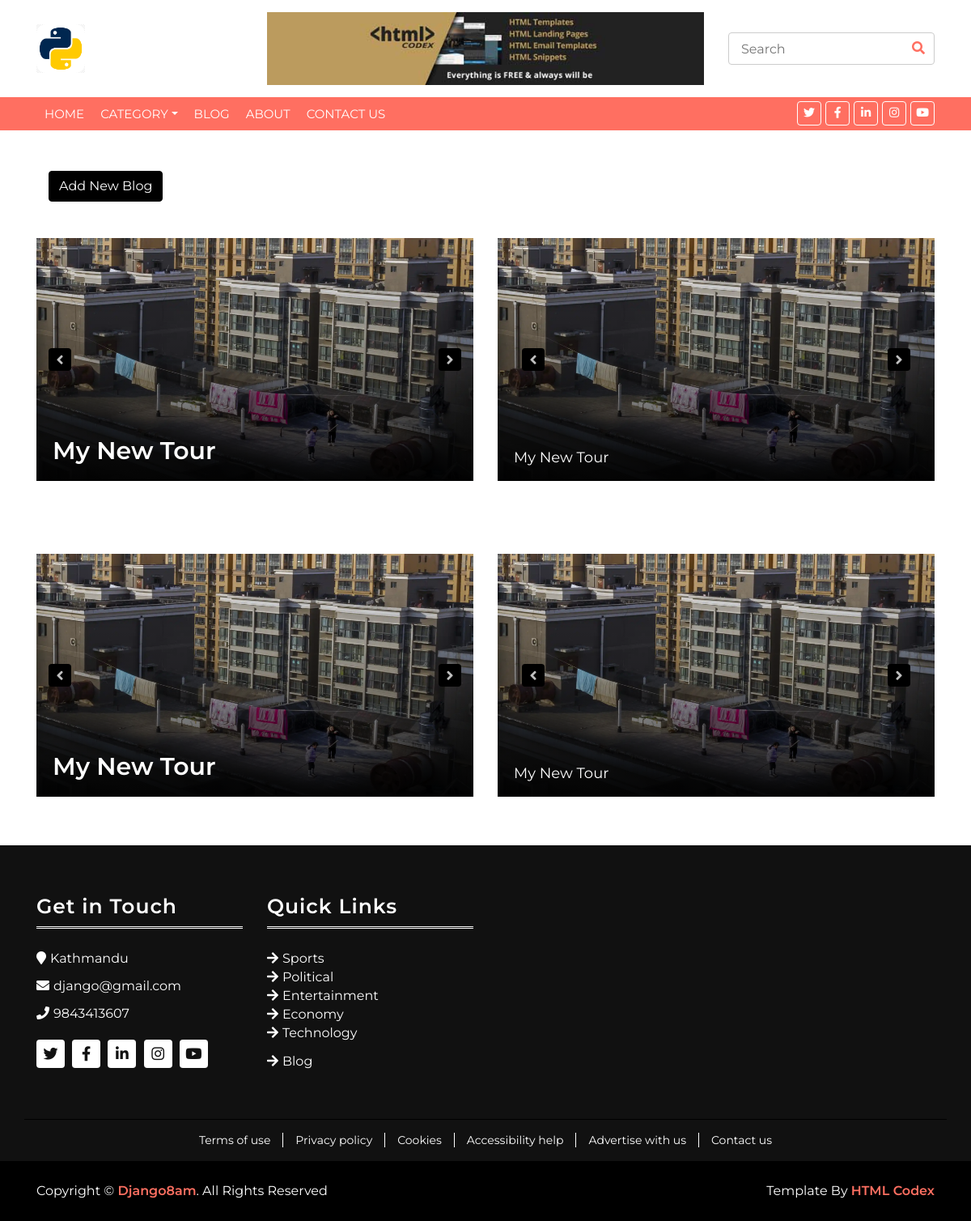
Page /blog on the committed database.
### news/models.py (models this page shows, shortened)
class Setting(models.Model):
    name = models.CharField(max_length=255)
    email = models.EmailField(max_length=255)
    phone = models.CharField(max_length=100, null=True, blank=True)
    address = models.CharField(max_length=100, null=True, blank=True)
    logo = models.ImageField(upload_to="images/", null=True, blank=True)
    favicon = models.ImageField(upload_to="images/", null=True, blank=True)
    facebook = models.CharField(max_length=100, null=True, blank=True)
    twitter = models.CharField(max_length=100, null=True, blank=True)
    instagram = models.CharField(max_length=100, null=True, blank=True)
    linkedin = models.CharField(max_length=100, null=True, blank=True)
    youtube = models.CharField(max_length=100, null=True, blank=True)
    google = models.CharField(max_length=100, null=True, blank=True)
    class Meta:
        verbose_name_plural = 'Settings'

class Blog(models.Model):
    date = models.DateTimeField(auto_now_add=True)
    title = models.CharField(max_length=255)
    author = models.CharField(max_length=100, null=True, blank=True)
    slug = models.SlugField(max_length=255, unique=True)
    image = models.ImageField(upload_to='images/', null=True, blank=True)
    intro = RichTextField(null=True, blank=True)
    content = RichTextField(null=True, blank=True)
    class Meta:
        verbose_name_plural = 'Blog'

class Category(models.Model):
    category_name = models.CharField(max_length=100, unique=True)
    class Meta:
        verbose_name_plural = 'Categories'

### news/views.py (the view)
# urls.py: path('blog', blog, name='blog'),
def blog(request):
    data = {
        'blogsData': Blog.objects.all(),
        'title': "Blog",
    }
    return render(request, 'pages/blogs/blog.html', data)

### news/general.py (called while the page is built)
def data_pass(request):
    data = {
        'title':"News Portal",
        'settingData':Setting.objects.first(),
        'menuCategory':Category.objects.all(),
    }
    return data

### news/templates/pages/blogs/blog.html (shortened to what this page needs)
{% extends 'master/master.html' %}
{% block content %}
<div class="container">
    <div class="col-md-6 tn-left">
        <h3><a href="{% url 'blog_add' %}" ><button class="btn btn-success" style="margin-top:50px">Add New Blog</button></a></h3>
    </div>
</div>
        <div class="top-news">
            <div class="container">
                <div class="row">
                    <div class="col-md-6 tn-left">
                        <div class="row tn-slider">
                            {% for blogs in blogsData %}
                            <div class="col-md-6">
                                <div class="tn-img">
                                    {% if blogs.image %}
                                    <img src="{{blogs.image.url}}" height="300" alt="{{blogs.title}}"/>
                                    {% endif %}
                                    <div class="tn-title">
                                        <a href="{% url 'blog_details' blogs.slug %}">{{blogs.title}}</a>
                                    </div>
                                </div>
                            </div>
                            {% endfor %}
                        </div>
                    </div>
                    <div class="col-md-6 tn-right">
                        <div class="row tn-slider">
                            {% for blogs in blogsData %}
                            <div class="col-md-6">
                                <div class="tn-img">
                                    {% if blogs.image %}
                                    <img src="{{blogs.image.url}}" height="300" alt="{{blogs.title}}"/>
                                    {% endif %}
                                    <div class="tn-title">
                                        <a href="{% url 'blog_details' blogs.slug %}">{{blogs.title}}</a>
                                    </div>
                                </div>
                            </div>
                            {% endfor %}
                        </div>
                    </div>
                </div>
            </div>
        </div>
        <div class="top-news">
            <div class="container">
                <div class="row">
                    <div class="col-md-6 tn-left">
                        <div class="row tn-slider">
                            {% for blogs in blogsData %}
                            <div class="col-md-6">
                                <div class="tn-img">
                                    {% if blogs.image %}
                                    <img src="{{blogs.image.url}}" height="300" alt="{{blogs.title}}"/>
                                    {% endif %}
                                    <div class="tn-title">
                                        <a href="{% url 'blog_details' blogs.slug %}">{{blogs.title}}</a>
                                    </div>
                                </div>
                            </div>
                            {% endfor %}
                        </div>
                    </div>
                    <div class="col-md-6 tn-right">
                        <div class="row tn-slider">
                            {% for blogs in blogsData %}
                            <div class="col-md-6">
                                <div class="tn-img">
                                    {% if blogs.image %}
                                    <img src="{{blogs.image.url}}" height="300" alt="{{blogs.title}}"/>
                                    {% endif %}
                                    <div class="tn-title">
                                        <a href="{% url 'blog_details' blogs.slug %}">{{blogs.title}}</a>
                                    </div>
                                </div>
                            </div>
                            {% endfor %}
                        </div>
                    </div>
                </div>
            </div>
        </div>
{% endblock %}

### news/templates/layouts/top-header.html
{% load static %}
<div class="brand">
    <div class="container">
        <div class="row align-items-center">
            <div class="col-lg-3 col-md-4">
                <div class="b-logo">
                    {% if settingData.logo %}
                    <a href="{% url 'index' %}">
                        <img src="{{settingData.logo.url}}" alt="Logo">
                    </a>
                    {% endif %}
                </div>
            </div>
            <div class="col-lg-6 col-md-4">
                <div class="b-ads">
                    <a href="https://htmlcodex.com" target="_blank">
                        <img src="/news/uploads/images/ads.jpg" alt="Ads">
                    </a>
                </div>
            </div>
            <div class="col-lg-3 col-md-4">
                <form action="{% url 'index' %}" method="get">
                <div class="b-search">
                    <input type="text" name="search" placeholder="Search">
                    <button><i class="fa fa-search"></i></button>
                </div>
            </form>
            </div>
        </div>
    </div>
</div>

### news/templates/layouts/footer.html (shortened to what this page needs)
{% load static %}
        <div class="footer">
            <div class="container">
                <div class="row">
                    <div class="col-lg-3 col-md-6">
                        <div class="footer-widget">
                            <h3 class="title">Get in Touch</h3>
                            <div class="contact-info">
                                <p><i class="fa fa-map-marker"></i>{{settingData.address}}</p>
                                <p><i class="fa fa-envelope"></i>{{settingData.email}}</p>
                                <p><i class="fa fa-phone"></i>{{settingData.phone}}</p>
                                <div class="social">
                                    <a href=""><i class="fab fa-twitter"></i></a>
                                    <a href=""><i class="fab fa-facebook-f"></i></a>
                                    <a href=""><i class="fab fa-linkedin-in"></i></a>
                                    <a href=""><i class="fab fa-instagram"></i></a>
                                    <a href=""><i class="fab fa-youtube"></i></a>
                                </div>
                            </div>
                        </div>
                    </div>
                    <div class="col-lg-3 col-md-6">
                        <div class="footer-widget">
                            <h3 class="title">Quick Links</h3>
                            <ul>
                                <li>
                                    {% for category in menuCategory %}
                                    <a href="{% url 'category' category.category_name %}">{{category.category_name}}</a>
                                    {% endfor %}
                                </li>
                                <li><a href="{% url 'blog' %}">Blog</a></li>
                            </ul>
                        </div>
                    </div>
                </div>
            </div>
        </div>
        <div class="footer-menu">
            <div class="container">
                <div class="f-menu">
                    <a href="">Terms of use</a>
                    <a href="">Privacy policy</a>
                    <a href="">Cookies</a>
                    <a href="">Accessibility help</a>
                    <a href="">Advertise with us</a>
                    <a href="{% url 'contact' %}">Contact us</a>
                </div>
            </div>
        </div>
        <div class="footer-bottom">
            <div class="container">
                <div class="row">
                    <div class="col-md-6 copyright">
                        <p>Copyright &copy; <a href="">{{settingData.name}}</a>. All Rights Reserved</p>
                    </div>
                    <div class="col-md-6 template-by">
                        <p>Template By <a href="{% url 'index' %}">HTML Codex</a></p>
                    </div>
                </div>
            </div>
        </div>

### news/static/css/style.css (style rules this page uses)
body { color: #000000; font-family: 'Montserrat', sans-serif; font-weight: 400; background: #ffffff; }
a { color: #FF6F61; transition: 0.5s; }
p { padding: 0; margin: 0 0 15px 0; color: #000000; }
h1, h2, h3, h4, h5, h6 { margin: 0 0 15px 0; padding: 0; color: #000000; font-weight: 600; }
button.btn { color: #ffffff; background: #000000; border: 1px solid #000000; }
.brand { margin: 15px 0; background: #ffffff; }
.brand .b-logo { text-align: left; overflow: hidden; }
.brand .b-logo a img { max-width: 100%; max-height: 60px; }
.brand .b-ads { overflow: hidden; }
.brand .b-ads a img { max-width: 100%; max-height: 100%; }
.brand .b-search { width: 100%; }
.brand .b-search input[type=text] { width: 100%; height: 40px; padding: 0 15px; color: #666666; border: 1px solid #cccccc; border-radius: 4px; }
.brand .b-search button { position: absolute; width: 40px; height: 40px; top: 0; right: 15px; border: none; background: none; color: #FF6F61; border-radius: 0 4px 4px 0; }
@media (min-width: 768px) { .brand { max-height: 90px; } }
.top-news { position: relative; width: 100%; padding: 30px 0 0 0; }
.top-news .tn-img { position: relative; overflow: hidden; }
.top-news .tn-img img { width: 100%; }
.top-news .tn-title { position: absolute; top: 0; right: 0; bottom: 0; left: 0; padding: 15px 10px 15px 20px; background-image: linear-gradient(rgba(0, 0, 0, .0), rgba(0, 0, 0, .3), rgba(0, 0, 0, .9)); display: flex; align-items: flex-end; }
.top-news .tn-title a { display: block; width: 100%; color: #ffffff; font-size: 18px; font-weight: 400; transition: .3s; }
.top-news .tn-left .tn-title a { font-size: 30px; font-weight: 600; }
.top-news .tn-left { margin-bottom: 30px; }
.top-news .tn-right { margin-bottom: 60px; padding: 0 30px; }
.top-news .tn-right .col-md-6 { padding: 0; }
.footer { position: relative; padding: 60px 0 0 0; background: #111111; }
.footer .footer-widget { position: relative; width: 100%; margin-bottom: 60px; }
.footer .footer-widget .title { color: #ffffff; font-size: 25px; letter-spacing: 1px; padding-bottom: 10px; margin-bottom: 25px; border-bottom: 3px double #ffffff; }
.footer .footer-widget p { color: #ffffff; }
.footer .footer-widget ul { margin: 0; padding: 0; list-style: none; }
.footer .footer-widget ul li { margin-bottom: 12px; }
.footer .footer-widget ul li:last-child { margin-bottom: 0; }
.footer .footer-widget ul li a { color: #ffffff; white-space: nowrap; display: block; line-height: 23px; }
.footer .footer-widget ul li a::before { content: '\f061'; font-family: 'Font Awesome 5 Free'; font-weight: 900; padding-right: 5px; }
.footer .contact-info p { margin-bottom: 10px; color: #ffffff; font-size: 16px; }
.footer .contact-info p i { color: #ffffff; margin-right: 5px; }
.footer .social { position: relative; width: 100%; }
.footer .social a { display: inline-block; margin: 10px 5px 0 0; width: 35px; height: 35px; padding: 5px 0; text-align: center; font-size: 18px; background: #ffffff; border-radius: 4px; }
.footer .social a i { color: #111111; }
.footer-menu { position: relative; background: #111111; }
.footer-menu .container { padding: 15px 0; border-top: 1px solid #000000; }
.footer-menu .f-menu { font-size: 0; text-align: center; }
.footer-menu .f-menu a { color: #ffffff; font-size: 14px; margin-right: 15px; padding-right: 15px; border-right: 1px solid #ffffff; }
.footer-menu .f-menu a:last-child { margin-right: 0; padding-right: 0; border-right: none; }
.footer-bottom { position: relative; padding: 25px 0; background: #000000; }
.footer-bottom .copyright { text-align: left; }
.footer-bottom .template-by { text-align: right; }
.footer-bottom .copyright p, .footer-bottom .template-by p { color: #ffffff; font-weight: 400; margin: 0; }
.footer-bottom .copyright p a, .footer-bottom .template-by p a { font-weight: 600; }

### rows in the picture
Setting: logo (picture), address "Kathmandu", email "django@gmail.com", phone "9843413607", name "Django8am"
Blog: image (picture), title "My New Tour"
Category: category_name "Sports"
Category: category_name "Political"
Category: category_name "Entertainment"
Category: category_name "Economy"
Category: category_name "Technology"
